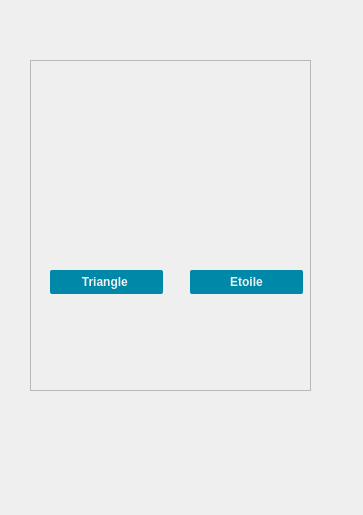
<?xml version="1.0" encoding="UTF-8"?>
<ui version="4.0">
 <class>selectionarea</class>
 <widget class="QWidget" name="selectionarea">
  <property name="geometry">
   <rect>
    <x>0</x>
    <y>0</y>
    <width>363</width>
    <height>515</height>
   </rect>
  </property>
  <property name="windowTitle">
   <string>Form</string>
  </property>
  <widget class="QFrame" name="frame">
   <property name="geometry">
    <rect>
     <x>30</x>
     <y>60</y>
     <width>281</width>
     <height>331</height>
    </rect>
   </property>
   <property name="frameShape">
    <enum>QFrame::StyledPanel</enum>
   </property>
   <property name="frameShadow">
    <enum>QFrame::Raised</enum>
   </property>
   <widget class="QPushButton" name="pushButton">
    <property name="geometry">
     <rect>
      <x>240</x>
      <y>20</y>
      <width>28</width>
      <height>24</height>
     </rect>
    </property>
    <property name="text">
     <string/>
    </property>
    <property name="icon">
     <iconset resource="Ressources.qrc">
      <normaloff>:/cancel.png</normaloff>:/cancel.png</iconset>
    </property>
    <property name="flat">
     <bool>true</bool>
    </property>
   </widget>
   <widget class="QPushButton" name="rectangleButton">
    <property name="geometry">
     <rect>
      <x>20</x>
      <y>120</y>
      <width>113</width>
      <height>66</height>
     </rect>
    </property>
    <property name="text">
     <string/>
    </property>
    <property name="icon">
     <iconset resource="Ressources.qrc">
      <normaloff>:/icone_rectangle_selection.png</normaloff>:/icone_rectangle_selection.png</iconset>
    </property>
    <property name="iconSize">
     <size>
      <width>60</width>
      <height>60</height>
     </size>
    </property>
    <property name="autoExclusive">
     <bool>false</bool>
    </property>
    <property name="autoDefault">
     <bool>true</bool>
    </property>
    <property name="default">
     <bool>false</bool>
    </property>
    <property name="flat">
     <bool>true</bool>
    </property>
   </widget>
   <widget class="QPushButton" name="ellipseButton">
    <property name="geometry">
     <rect>
      <x>150</x>
      <y>110</y>
      <width>113</width>
      <height>66</height>
     </rect>
    </property>
    <property name="text">
     <string/>
    </property>
    <property name="icon">
     <iconset resource="Ressources.qrc">
      <normaloff>:/icone_ovale_selection.png</normaloff>:/icone_ovale_selection.png</iconset>
    </property>
    <property name="iconSize">
     <size>
      <width>60</width>
      <height>60</height>
     </size>
    </property>
    <property name="flat">
     <bool>true</bool>
    </property>
   </widget>
   <widget class="QPushButton" name="triangleButton">
    <property name="geometry">
     <rect>
      <x>20</x>
      <y>210</y>
      <width>113</width>
      <height>24</height>
     </rect>
    </property>
    <property name="styleSheet">
     <string notr="true">QPushButton {
	font-family: &quot;Montserrat&quot;, sans-serif;
	font-weight: 500;
	color: #edf0f1;
	background-color: rgba(0, 136, 169, 1);
	border-radius: 2px;
}


QPushButton::pressed {
	border: 2px solid #00f;
}


</string>
    </property>
    <property name="text">
     <string>Triangle </string>
    </property>
    <property name="iconSize">
     <size>
      <width>16</width>
      <height>16</height>
     </size>
    </property>
   </widget>
   <widget class="QPushButton" name="etoileButton">
    <property name="geometry">
     <rect>
      <x>160</x>
      <y>210</y>
      <width>113</width>
      <height>24</height>
     </rect>
    </property>
    <property name="styleSheet">
     <string notr="true">QPushButton {
	font-family: &quot;Montserrat&quot;, sans-serif;
	font-weight: 500;
	color: #edf0f1;
	background-color: rgba(0, 136, 169, 1);
	border-radius: 2px;
}


QPushButton::pressed {
	border: 2px solid #00f;
}


</string>
    </property>
    <property name="text">
     <string>Etoile</string>
    </property>
   </widget>
   <widget class="QPushButton" name="libreButton">
    <property name="geometry">
     <rect>
      <x>40</x>
      <y>250</y>
      <width>232</width>
      <height>66</height>
     </rect>
    </property>
    <property name="text">
     <string/>
    </property>
    <property name="icon">
     <iconset resource="Ressources.qrc">
      <normaloff>:/ligne-pointillee.png</normaloff>:/ligne-pointillee.png</iconset>
    </property>
    <property name="iconSize">
     <size>
      <width>60</width>
      <height>60</height>
     </size>
    </property>
    <property name="flat">
     <bool>true</bool>
    </property>
   </widget>
  </widget>
 </widget>
 <resources>
  <include location="Ressources.qrc"/>
 </resources>
 <connections/>
</ui>
